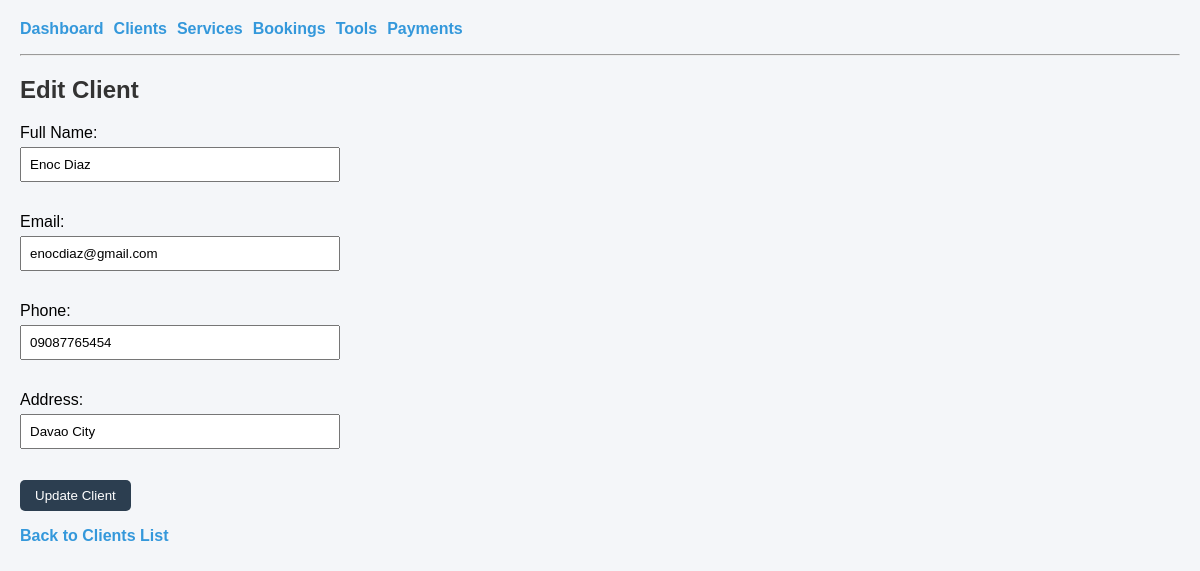
The app's page /pages/clients_edit.php?id=3 with its own data.
### tables this page shows
CREATE TABLE `clients` (
  `client_id` int(11) NOT NULL,
  `full_name` varchar(150) NOT NULL,
  `email` varchar(150) NOT NULL,
  `phone` varchar(50) DEFAULT NULL,
  `address` varchar(255) DEFAULT NULL,
  `created_at` timestamp NOT NULL DEFAULT current_timestamp()
);

### pages/clients_edit.php (the view, shortened to what this page needs)
<?php
include "../db.php";
$id = intval($_GET['id']);
$result = mysqli_query($conn, "SELECT * FROM clients WHERE client_id = $id");
$client = mysqli_fetch_assoc($result);
?>
<!doctype html>
<html>
<head>
    <link rel="stylesheet" href="../style.css">
</head>
<body>
<?php include "../nav.php"; ?>
<h2>Edit Client</h2>
<form method="POST">
    <p>
        <label>Full Name:</label><br>
        <input type="text" name="full_name" value="<?php echo $client['full_name']; ?>" required>
    </p>
    <p>
        <label>Email:</label><br>
        <input type="email" name="email" value="<?php echo $client['email']; ?>" required>
    </p>
    <p>
        <label>Phone:</label><br>
        <input type="text" name="phone" value="<?php echo $client['phone']; ?>">
    </p>
    <p>
        <label>Address:</label><br>
        <input type="text" name="address" value="<?php echo $client['address']; ?>">
    </p>
    <p>
        <button type="submit">Update Client</button>
    </p>
</form>
<p>
    <a href="clients_list.php">Back to Clients List</a>
</p>
</body>
</html>

### style.css (style rules this page uses)
body { font-family: Arial, sans-serif; background-color: #f4f6f9; margin: 20px; }
h2 { color: #333; }
a { text-decoration: none; color: #3498db; font-weight: bold; }
button { padding: 8px 15px; background-color: #2c3e50; color: white; border: none; cursor: pointer; border-radius: 5px; }
input, select { padding: 8px; width: 100%; max-width: 300px; margin-top: 5px; margin-bottom: 15px; }

### records on screen
clients: full_name "Enoc Diaz", email "enocdiaz@gmail.com", phone "09087765454", address "Davao City"
